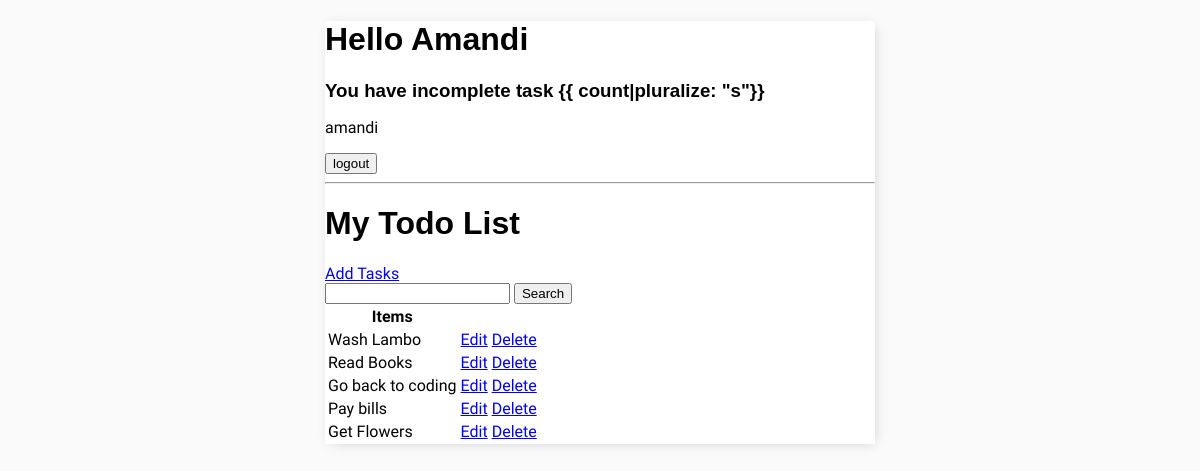
The app's page / (signed in) with its own data.
### todolist/models.py (models this page shows, shortened)
class Tasks(models.Model):
    user = models.ForeignKey(User, on_delete = models.CASCADE, null = True,blank =True)
    title = models.CharField(max_length=200)
    description =models.TextField(null=True, blank=True)
    complete = models.BooleanField(default=False)
    create =models.DateTimeField(auto_now_add=True)
    class Meta:
        ordering =['complete']

### todolist/views.py (the view)
# urls.py: path('',TaskList.as_view(), name = 'tasks'),
class TaskList(LoginRequiredMixin, ListView):
    model = Tasks
    context_object_name = 'tasks'
    def get_data_context(self, **kwargs):
        user = self.request.user
        return Tasks.objects.filter(user=user)
    def get_context_data(self, **kwargs):
        context = super().get_context_data(**kwargs)
        context['tasks'] = self.get_data_context()
        user = self.request.user
        user_tasks = Tasks.objects.filter(user=user)
        completed_count = user_tasks.filter(complete=True).count()
        uncompleted_count = user_tasks.filter(complete=False).count()
        search_input = self.request.GET.get('search-area') or ''
        if search_input:
            context['tasks'] = context['tasks'].filter(title__startswith = search_input)
        context['search_input'] = search_input
        context['user_tasks'] = user_tasks
        context['completed_count'] = completed_count
        context['uncompleted_count'] = uncompleted_count
        return context

### todolist/templates/todolist/tasks_list.html (shortened to what this page needs)
{% extends 'todolist/main.html'%}
{% block content %}
<div class="header-bar">
    <div>
        <h1>Hello {{request.user|title}}</h1>
        <h3 style="margin:0">You have  incomplete task {{ count|pluralize:
            "s"}}</h3>
    </div>
</div>
{% if request.user.is_authenticated %}
    <p>{{request.user}}</p>
    <form method="post" action="{% url 'logout' %}">
    <button type="submit">logout</button>
</form>
{% else%}
    <a href="{% url 'login' %}">Login</a>
{% endif %}
<hr>
<h1>My Todo List</h1>
<a href="{% url 'task_create'%}">Add Tasks</a>
<form method="GET">
    <input type="text" name="search-area" value = "{{search_input}}">
    <input type="submit" value="Search">
</form>
<table>
    <tr>
        <th>Items</th>
        <th></th>
        <th></th>
    </tr>
    {% for task in tasks %}
    <tr>
       <td>{{task.title}}</td>
        <td><a href="{% url 'task_update' task.id %}">Edit</a></td>
        <td><a href="{% url 'task_delete' task.id %}">Delete</a></td>
    </tr>
    {% empty %}
        <h3>No Items in the Lists</h3>
    {% endfor %}
</table>
{% endblock content %}

### todolist/templates/todolist/main.html (style rules this page uses)
body { background-color:#FAFAFA; font-family:"Nunito Sans", sans-serif; padding-top: 50ps; }
h1, h2, h3, h4, h5 { font-family: 'Raleway', sans-serif; }

### records on screen
Tasks: title "Wash Lambo"
Tasks: title "Read Books"
Tasks: title "Go back to coding"
Tasks: title "Pay bills"
Tasks: title "Get Flowers"

### other values on screen
{{ request.user|title }} "Amandi"
{{ request.user }} "amandi"
